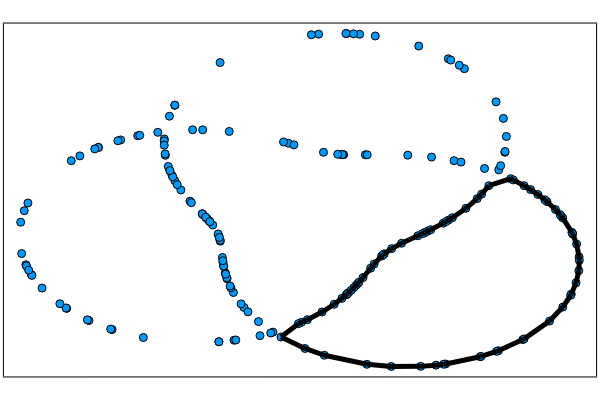

Notebook source saved alongside this figure:
### Code cell
plot_cycle_single(transpose(P_pca), cycle = class2)

### Figure 1 — Plotly figure (JSON) as saved in the notebook; plotly's stock layout.template omitted (floating-point values rounded to 4 significant figures; data arrays with more than 128 entries replaced by an {"elided": "..."} marker saying what was removed)
{"data": [{"colorbar": {"title": ""}, "legendgroup": "", "marker": {"color": "rgba(0, 154, 250, 1.000)", "line": {"color": "rgba(0, 0, 0, 1.000)", "width": 1}, "size": 8, "symbol": "circle"}, "mode": "markers", "name": "", "showlegend": false, "type": "scatter", "x": {"elided": "200 float values"}, "xaxis": "x1", "y": {"elided": "200 float values"}, "yaxis": "y1", "zmax": null, "zmin": null}, {"colorbar": {"title": ""}, "legendgroup": "", "line": {"color": "rgba(0, 0, 0, 1.000)", "dash": "solid", "shape": "linear", "width": 5}, "mode": "lines", "name": "", "showlegend": false, "type": "scatter", "x": [0.6829, 0.6972], "xaxis": "x1", "y": [-0.515, -0.4941], "yaxis": "y1", "zmax": null, "zmin": null}, {"colorbar": {"title": ""}, "legendgroup": "", "line": {"color": "rgba(0, 0, 0, 1.000)", "dash": "solid", "shape": "linear", "width": 5}, "mode": "lines", "name": "", "showlegend": false, "type": "scatter", "x": [0.5724, 0.6075], "xaxis": "x1", "y": [-0.7162, -0.6458], "yaxis": "y1", "zmax": null, "zmin": null}, {"colorbar": {"title": ""}, "legendgroup": "", "line": {"color": "rgba(0, 0, 0, 1.000)", "dash": "solid", "shape": "linear", "width": 5}, "mode": "lines", "name": "", "showlegend": false, "type": "scatter", "x": [0.7088, 0.6972], "xaxis": "x1", "y": [-0.4781, -0.4941], "yaxis": "y1", "zmax": null, "zmin": null}, {"colorbar": {"title": ""}, "legendgroup": "", "line": {"color": "rgba(0, 0, 0, 1.000)", "dash": "solid", "shape": "linear", "width": 5}, "mode": "lines", "name": "", "showlegend": false, "type": "scatter", "x": [0.7832, 0.7088], "xaxis": "x1", "y": [-0.3918, -0.4781], "yaxis": "y1", "zmax": null, "zmin": null}, {"colorbar": {"title": ""}, "legendgroup": "", "line": {"color": "rgba(0, 0, 0, 1.000)", "dash": "solid", "shape": "linear", "width": 5}, "mode": "lines", "name": "", "showlegend": false, "type": "scatter", "x": [0.8834, 0.7832], "xaxis": "x1", "y": [-0.3027, -0.3918], "yaxis": "y1", "zmax": null, "zmin": null}, {"colorbar": {"title": ""}, "legendgroup": "", "line": {"color": "rgba(0, 0, 0, 1.000)", "dash": "solid", "shape": "linear", "width": 5}, "mode": "lines", "name": "", "showlegend": false, "type": "scatter", "x": [1.116, 1.115], "xaxis": "x1", "y": [-0.1257, -0.1264], "yaxis": "y1", "zmax": null, "zmin": null}, {"colorbar": {"title": ""}, "legendgroup": "", "line": {"color": "rgba(0, 0, 0, 1.000)", "dash": "solid", "shape": "linear", "width": 5}, "mode": "lines", "name": "", "showlegend": false, "type": "scatter", "x": [1.115, 1.092], "xaxis": "x1", "y": [-0.1264, -0.1446], "yaxis": "y1", "zmax": null, "zmin": null}, {"colorbar": {"title": ""}, "legendgroup": "", "line": {"color": "rgba(0, 0, 0, 1.000)", "dash": "solid", "shape": "linear", "width": 5}, "mode": "lines", "name": "", "showlegend": false, "type": "scatter", "x": [1.177, 1.148], "xaxis": "x1", "y": [-0.07774, -0.1008], "yaxis": "y1", "zmax": null, "zmin": null}, {"colorbar": {"title": ""}, "legendgroup": "", "line": {"color": "rgba(0, 0, 0, 1.000)", "dash": "solid", "shape": "linear", "width": 5}, "mode": "lines", "name": "", "showlegend": false, "type": "scatter", "x": [0.4428, 0.4541], "xaxis": "x1", "y": [-0.9701, -0.9496], "yaxis": "y1", "zmax": null, "zmin": null}, {"colorbar": {"title": ""}, "legendgroup": "", "line": {"color": "rgba(0, 0, 0, 1.000)", "dash": "solid", "shape": "linear", "width": 5}, "mode": "lines", "name": "", "showlegend": false, "type": "scatter", "x": [0.4541, 0.4959], "xaxis": "x1", "y": [-0.9496, -0.8708], "yaxis": "y1", "zmax": null, "zmin": null}, {"colorbar": {"title": ""}, "legendgroup": "", "line": {"color": "rgba(0, 0, 0, 1.000)", "dash": "solid", "shape": "linear", "width": 5}, "mode": "lines", "name": "", "showlegend": false, "type": "scatter", "x": [0.351, 0.3766], "xaxis": "x1", "y": [-1.121, -1.081], "yaxis": "y1", "zmax": null, "zmin": null}, {"colorbar": {"title": ""}, "legendgroup": "", "line": {"color": "rgba(0, 0, 0, 1.000)", "dash": "solid", "shape": "linear", "width": 5}, "mode": "lines", "name": "", "showlegend": false, "type": "scatter", "x": [0.428, 0.4428], "xaxis": "x1", "y": [-0.9961, -0.9701], "yaxis": "y1", "zmax": null, "zmin": null}, {"colorbar": {"title": ""}, "legendgroup": "", "line": {"color": "rgba(0, 0, 0, 1.000)", "dash": "solid", "shape": "linear", "width": 5}, "mode": "lines", "name": "", "showlegend": false, "type": "scatter", "x": [1.356, 1.331], "xaxis": "x1", "y": [0.08172, 0.05742], "yaxis": "y1", "zmax": null, "zmin": null}, {"colorbar": {"title": ""}, "legendgroup": "", "line": {"color": "rgba(0, 0, 0, 1.000)", "dash": "solid", "shape": "linear", "width": 5}, "mode": "lines", "name": "", "showlegend": false, "type": "scatter", "x": [0.3274, 0.3319], "xaxis": "x1", "y": [-1.155, -1.149], "yaxis": "y1", "zmax": null, "zmin": null}, {"colorbar": {"title": ""}, "legendgroup": "", "line": {"color": "rgba(0, 0, 0, 1.000)", "dash": "solid", "shape": "linear", "width": 5}, "mode": "lines", "name": "", "showlegend": false, "type": "scatter", "x": [0.3319, 0.3397], "xaxis": "x1", "y": [-1.149, -1.137], "yaxis": "y1", "zmax": null, "zmin": null}, {"colorbar": {"title": ""}, "legendgroup": "", "line": {"color": "rgba(0, 0, 0, 1.000)", "dash": "solid", "shape": "linear", "width": 5}, "mode": "lines", "name": "", "showlegend": false, "type": "scatter", "x": [0.2834, 0.3274], "xaxis": "x1", "y": [-1.216, -1.155], "yaxis": "y1", "zmax": null, "zmin": null}, {"colorbar": {"title": ""}, "legendgroup": "", "line": {"color": "rgba(0, 0, 0, 1.000)", "dash": "solid", "shape": "linear", "width": 5}, "mode": "lines", "name": "", "showlegend": false, "type": "scatter", "x": [0.205, 0.2834], "xaxis": "x1", "y": [-1.314, -1.216], "yaxis": "y1", "zmax": null, "zmin": null}, {"colorbar": {"title": ""}, "legendgroup": "", "line": {"color": "rgba(0, 0, 0, 1.000)", "dash": "solid", "shape": "linear", "width": 5}, "mode": "lines", "name": "", "showlegend": false, "type": "scatter", "x": [1.394, 1.356], "xaxis": "x1", "y": [0.1208, 0.08172], "yaxis": "y1", "zmax": null, "zmin": null}, {"colorbar": {"title": ""}, "legendgroup": "", "line": {"color": "rgba(0, 0, 0, 1.000)", "dash": "solid", "shape": "linear", "width": 5}, "mode": "lines", "name": "", "showlegend": false, "type": "scatter", "x": [0.08297, 0.205], "xaxis": "x1", "y": [-1.443, -1.314], "yaxis": "y1", "zmax": null, "zmin": null}, {"colorbar": {"title": ""}, "legendgroup": "", "line": {"color": "rgba(0, 0, 0, 1.000)", "dash": "solid", "shape": "linear", "width": 5}, "mode": "lines", "name": "", "showlegend": false, "type": "scatter", "x": [-0.155, -0.1237], "xaxis": "x1", "y": [-1.636, -1.614], "yaxis": "y1", "zmax": null, "zmin": null}, {"colorbar": {"title": ""}, "legendgroup": "", "line": {"color": "rgba(0, 0, 0, 1.000)", "dash": "solid", "shape": "linear", "width": 5}, "mode": "lines", "name": "", "showlegend": false, "type": "scatter", "x": [2.584, 2.59], "xaxis": "x1", "y": [-1.165, -1.146], "yaxis": "y1", "zmax": null, "zmin": null}, {"colorbar": {"title": ""}, "legendgroup": "", "line": {"color": "rgba(0, 0, 0, 1.000)", "dash": "solid", "shape": "linear", "width": 5}, "mode": "lines", "name": "", "showlegend": false, "type": "scatter", "x": [2.671, 2.669], "xaxis": "x1", "y": [-0.5852, -0.5314], "yaxis": "y1", "zmax": null, "zmin": null}, {"colorbar": {"title": ""}, "legendgroup": "", "line": {"color": "rgba(0, 0, 0, 1.000)", "dash": "solid", "shape": "linear", "width": 5}, "mode": "lines", "name": "", "showlegend": false, "type": "scatter", "x": [2.605, 2.602], "xaxis": "x1", "y": [-0.1487, -0.1398], "yaxis": "y1", "zmax": null, "zmin": null}, {"colorbar": {"title": ""}, "legendgroup": "", "line": {"color": "rgba(0, 0, 0, 1.000)", "dash": "solid", "shape": "linear", "width": 5}, "mode": "lines", "name": "", "showlegend": false, "type": "scatter", "x": [2.602, 2.597], "xaxis": "x1", "y": [-0.1398, -0.1215], "yaxis": "y1", "zmax": null, "zmin": null}, {"colorbar": {"title": ""}, "legendgroup": "", "line": {"color": "rgba(0, 0, 0, 1.000)", "dash": "solid", "shape": "linear", "width": 5}, "mode": "lines", "name": "", "showlegend": false, "type": "scatter", "x": [2.487, 2.478], "xaxis": "x1", "y": [0.1534, 0.1728], "yaxis": "y1", "zmax": null, "zmin": null}, {"colorbar": {"title": ""}, "legendgroup": "", "line": {"color": "rgba(0, 0, 0, 1.000)", "dash": "solid", "shape": "linear", "width": 5}, "mode": "lines", "name": "", "showlegend": false, "type": "scatter", "x": [2.346, 2.325], "xaxis": "x1", "y": [0.3884, 0.418], "yaxis": "y1", "zmax": null, "zmin": null}, {"colorbar": {"title": ""}, "legendgroup": "", "line": {"color": "rgba(0, 0, 0, 1.000)", "dash": "solid", "shape": "linear", "width": 5}, "mode": "lines", "name": "", "showlegend": false, "type": "scatter", "x": [1.688, 1.645], "xaxis": "x1", "y": [0.5111, 0.4387], "yaxis": "y1", "zmax": null, "zmin": null}, {"colorbar": {"title": ""}, "legendgroup": "", "line": {"color": "rgba(0, 0, 0, 1.000)", "dash": "solid", "shape": "linear", "width": 5}, "mode": "lines", "name": "", "showlegend": false, "type": "scatter", "x": [2.505, 2.584], "xaxis": "x1", "y": [-1.361, -1.165], "yaxis": "y1", "zmax": null, "zmin": null}, {"colorbar": {"title": ""}, "legendgroup": "", "line": {"color": "rgba(0, 0, 0, 1.000)", "dash": "solid", "shape": "linear", "width": 5}, "mode": "lines", "name": "", "showlegend": false, "type": "scatter", "x": [2.372, 2.505], "xaxis": "x1", "y": [-1.593, -1.361], "yaxis": "y1", "zmax": null, "zmin": null}, {"colorbar": {"title": ""}, "legendgroup": "", "line": {"color": "rgba(0, 0, 0, 1.000)", "dash": "solid", "shape": "linear", "width": 5}, "mode": "lines", "name": "", "showlegend": false, "type": "scatter", "x": [2.181, 2.116], "xaxis": "x1", "y": [0.5881, 0.6531], "yaxis": "y1", "zmax": null, "zmin": null}, {"colorbar": {"title": ""}, "legendgroup": "", "line": {"color": "rgba(0, 0, 0, 1.000)", "dash": "solid", "shape": "linear", "width": 5}, "mode": "lines", "name": "", "showlegend": false, "type": "scatter", "x": [1.683, 1.675], "xaxis": "x1", "y": [-2.18, -2.183], "yaxis": "y1", "zmax": null, "zmin": null}, {"colorbar": {"title": ""}, "legendgroup": "", "line": {"color": "rgba(0, 0, 0, 1.000)", "dash": "solid", "shape": "linear", "width": 5}, "mode": "lines", "name": "", "showlegend": false, "type": "scatter", "x": [1.327, 1.306], "xaxis": "x1", "y": [-2.304, -2.309], "yaxis": "y1", "zmax": null, "zmin": null}, {"colorbar": {"title": ""}, "legendgroup": "", "line": {"color": "rgba(0, 0, 0, 1.000)", "dash": "solid", "shape": "linear", "width": 5}, "mode": "lines", "name": "", "showlegend": false, "type": "scatter", "x": [1.306, 1.229], "xaxis": "x1", "y": [-2.309, -2.324], "yaxis": "y1", "zmax": null, "zmin": null}, {"colorbar": {"title": ""}, "legendgroup": "", "line": {"color": "rgba(0, 0, 0, 1.000)", "dash": "solid", "shape": "linear", "width": 5}, "mode": "lines", "name": "", "showlegend": false, "type": "scatter", "x": [1.229, 1.076], "xaxis": "x1", "y": [-2.324, -2.344], "yaxis": "y1", "zmax": null, "zmin": null}, {"colorbar": {"title": ""}, "legendgroup": "", "line": {"color": "rgba(0, 0, 0, 1.000)", "dash": "solid", "shape": "linear", "width": 5}, "mode": "lines", "name": "", "showlegend": false, "type": "scatter", "x": [1.762, 1.688], "xaxis": "x1", "y": [0.6523, 0.5111], "yaxis": "y1", "zmax": null, "zmin": null}, {"colorbar": {"title": ""}, "legendgroup": "", "line": {"color": "rgba(0, 0, 0, 1.000)", "dash": "solid", "shape": "linear", "width": 5}, "mode": "lines", "name": "", "showlegend": false, "type": "scatter", "x": [2.008, 1.981], "xaxis": "x1", "y": [0.7472, 0.7679], "yaxis": "y1", "zmax": null, "zmin": null}, {"colorbar": {"title": ""}, "legendgroup": "", "line": {"color": "rgba(0, 0, 0, 1.000)", "dash": "solid", "shape": "linear", "width": 5}, "mode": "lines", "name": "", "showlegend": false, "type": "scatter", "x": [1.857, 1.84], "xaxis": "x1", "y": [-2.085, -2.095], "yaxis": "y1", "zmax": null, "zmin": null}, {"colorbar": {"title": ""}, "legendgroup": "", "line": {"color": "rgba(0, 0, 0, 1.000)", "dash": "solid", "shape": "linear", "width": 5}, "mode": "lines", "name": "", "showlegend": false, "type": "scatter", "x": [2.116, 2.103], "xaxis": "x1", "y": [-1.888, -1.9], "yaxis": "y1", "zmax": null, "zmin": null}, {"colorbar": {"title": ""}, "legendgroup": "", "line": {"color": "rgba(0, 0, 0, 1.000)", "dash": "solid", "shape": "linear", "width": 5}, "mode": "lines", "name": "", "showlegend": false, "type": "scatter", "x": [-0.1237, -0.06456], "xaxis": "x1", "y": [-1.614, -1.57], "yaxis": "y1", "zmax": null, "zmin": null}, {"colorbar": {"title": ""}, "legendgroup": "", "line": {"color": "rgba(0, 0, 0, 1.000)", "dash": "solid", "shape": "linear", "width": 5}, "mode": "lines", "name": "", "showlegend": false, "type": "scatter", "x": [2.59, 2.639], "xaxis": "x1", "y": [-1.146, -0.9578], "yaxis": "y1", "zmax": null, "zmin": null}, {"colorbar": {"title": ""}, "legendgroup": "", "line": {"color": "rgba(0, 0, 0, 1.000)", "dash": "solid", "shape": "linear", "width": 5}, "mode": "lines", "name": "", "showlegend": false, "type": "scatter", "x": [0.779, 0.5347], "xaxis": "x1", "y": [-2.345, -2.31], "yaxis": "y1", "zmax": null, "zmin": null}, {"colorbar": {"title": ""}, "legendgroup": "", "line": {"color": "rgba(0, 0, 0, 1.000)", "dash": "solid", "shape": "linear", "width": 5}, "mode": "lines", "name": "", "showlegend": false, "type": "scatter", "x": [0.1064, -0.08853], "xaxis": "x1", "y": [-2.16, -2.047], "yaxis": "y1", "zmax": null, "zmin": null}, {"colorbar": {"title": ""}, "legendgroup": "", "line": {"color": "rgba(0, 0, 0, 1.000)", "dash": "solid", "shape": "linear", "width": 5}, "mode": "lines", "name": "", "showlegend": false, "type": "scatter", "x": [0.6075, 0.6829], "xaxis": "x1", "y": [-0.6458, -0.515], "yaxis": "y1", "zmax": null, "zmin": null}, {"colorbar": {"title": ""}, "legendgroup": "", "line": {"color": "rgba(0, 0, 0, 1.000)", "dash": "solid", "shape": "linear", "width": 5}, "mode": "lines", "name": "", "showlegend": false, "type": "scatter", "x": [1.148, 1.116], "xaxis": "x1", "y": [-0.1008, -0.1257], "yaxis": "y1", "zmax": null, "zmin": null}, {"colorbar": {"title": ""}, "legendgroup": "", "line": {"color": "rgba(0, 0, 0, 1.000)", "dash": "solid", "shape": "linear", "width": 5}, "mode": "lines", "name": "", "showlegend": false, "type": "scatter", "x": [-0.06456, 0.08297], "xaxis": "x1", "y": [-1.57, -1.443], "yaxis": "y1", "zmax": null, "zmin": null}, {"colorbar": {"title": ""}, "legendgroup": "", "line": {"color": "rgba(0, 0, 0, 1.000)", "dash": "solid", "shape": "linear", "width": 5}, "mode": "lines", "name": "", "showlegend": false, "type": "scatter", "x": [0.3397, 0.351], "xaxis": "x1", "y": [-1.137, -1.121], "yaxis": "y1", "zmax": null, "zmin": null}, {"colorbar": {"title": ""}, "legendgroup": "", "line": {"color": "rgba(0, 0, 0, 1.000)", "dash": "solid", "shape": "linear", "width": 5}, "mode": "lines", "name": "", "showlegend": false, "type": "scatter", "x": [1.092, 1.048], "xaxis": "x1", "y": [-0.1446, -0.1781], "yaxis": "y1", "zmax": null, "zmin": null}, {"colorbar": {"title": ""}, "legendgroup": "", "line": {"color": "rgba(0, 0, 0, 1.000)", "dash": "solid", "shape": "linear", "width": 5}, "mode": "lines", "name": "", "showlegend": false, "type": "scatter", "x": [1.331, 1.303], "xaxis": "x1", "y": [0.05742, 0.03136], "yaxis": "y1", "zmax": null, "zmin": null}, {"colorbar": {"title": ""}, "legendgroup": "", "line": {"color": "rgba(0, 0, 0, 1.000)", "dash": "solid", "shape": "linear", "width": 5}, "mode": "lines", "name": "", "showlegend": false, "type": "scatter", "x": [2.116, 2.008], "xaxis": "x1", "y": [0.6531, 0.7472], "yaxis": "y1", "zmax": null, "zmin": null}, {"colorbar": {"title": ""}, "legendgroup": "", "line": {"color": "rgba(0, 0, 0, 1.000)", "dash": "solid", "shape": "linear", "width": 5}, "mode": "lines", "name": "", "showlegend": false, "type": "scatter", "x": [1.84, 1.683], "xaxis": "x1", "y": [-2.095, -2.18], "yaxis": "y1", "zmax": null, "zmin": null}, {"colorbar": {"title": ""}, "legendgroup": "", "line": {"color": "rgba(0, 0, 0, 1.000)", "dash": "solid", "shape": "linear", "width": 5}, "mode": "lines", "name": "", "showlegend": false, "type": "scatter", "x": [1.076, 0.779], "xaxis": "x1", "y": [-2.344, -2.345], "yaxis": "y1", "zmax": null, "zmin": null}, {"colorbar": {"title": ""}, "legendgroup": "", "line": {"color": "rgba(0, 0, 0, 1.000)", "dash": "solid", "shape": "linear", "width": 5}, "mode": "lines", "name": "", "showlegend": false, "type": "scatter", "x": [2.103, 1.857], "xaxis": "x1", "y": [-1.9, -2.085], "yaxis": "y1", "zmax": null, "zmin": null}, {"colorbar": {"title": ""}, "legendgroup": "", "line": {"color": "rgba(0, 0, 0, 1.000)", "dash": "solid", "shape": "linear", "width": 5}, "mode": "lines", "name": "", "showlegend": false, "type": "scatter", "x": [0.4034, 0.428], "xaxis": "x1", "y": [-1.038, -0.9961], "yaxis": "y1", "zmax": null, "zmin": null}, {"colorbar": {"title": ""}, "legendgroup": "", "line": {"color": "rgba(0, 0, 0, 1.000)", "dash": "solid", "shape": "linear", "width": 5}, "mode": "lines", "name": "", "showlegend": false, "type": "scatter", "x": [1.645, 1.53], "xaxis": "x1", "y": [0.4387, 0.2767], "yaxis": "y1", "zmax": null, "zmin": null}, {"colorbar": {"title": ""}, "legendgroup": "", "line": {"color": "rgba(0, 0, 0, 1.000)", "dash": "solid", "shape": "linear", "width": 5}, "mode": "lines", "name": "", "showlegend": false, "type": "scatter", "x": [2.667, 2.671], "xaxis": "x1", "y": [-0.7573, -0.5852], "yaxis": "y1", "zmax": null, "zmin": null}, {"colorbar": {"title": ""}, "legendgroup": "", "line": {"color": "rgba(0, 0, 0, 1.000)", "dash": "solid", "shape": "linear", "width": 5}, "mode": "lines", "name": "", "showlegend": false, "type": "scatter", "x": [2.644, 2.605], "xaxis": "x1", "y": [-0.3154, -0.1487], "yaxis": "y1", "zmax": null, "zmin": null}, {"colorbar": {"title": ""}, "legendgroup": "", "line": {"color": "rgba(0, 0, 0, 1.000)", "dash": "solid", "shape": "linear", "width": 5}, "mode": "lines", "name": "", "showlegend": false, "type": "scatter", "x": [2.478, 2.431], "xaxis": "x1", "y": [0.1728, 0.2567], "yaxis": "y1", "zmax": null, "zmin": null}, {"colorbar": {"title": ""}, "legendgroup": "", "line": {"color": "rgba(0, 0, 0, 1.000)", "dash": "solid", "shape": "linear", "width": 5}, "mode": "lines", "name": "", "showlegend": false, "type": "scatter", "x": [2.504, 2.487], "xaxis": "x1", "y": [0.1194, 0.1534], "yaxis": "y1", "zmax": null, "zmin": null}, {"colorbar": {"title": ""}, "legendgroup": "", "line": {"color": "rgba(0, 0, 0, 1.000)", "dash": "solid", "shape": "linear", "width": 5}, "mode": "lines", "name": "", "showlegend": false, "type": "scatter", "x": [2.254, 2.181], "xaxis": "x1", "y": [0.507, 0.5881], "yaxis": "y1", "zmax": null, "zmin": null}, {"colorbar": {"title": ""}, "legendgroup": "", "line": {"color": "rgba(0, 0, 0, 1.000)", "dash": "solid", "shape": "linear", "width": 5}, "mode": "lines", "name": "", "showlegend": false, "type": "scatter", "x": [0.3766, 0.4034], "xaxis": "x1", "y": [-1.081, -1.038], "yaxis": "y1", "zmax": null, "zmin": null}, {"colorbar": {"title": ""}, "legendgroup": "", "line": {"color": "rgba(0, 0, 0, 1.000)", "dash": "solid", "shape": "linear", "width": 5}, "mode": "lines", "name": "", "showlegend": false, "type": "scatter", "x": [1.303, 1.177], "xaxis": "x1", "y": [0.03136, -0.07774], "yaxis": "y1", "zmax": null, "zmin": null}, {"colorbar": {"title": ""}, "legendgroup": "", "line": {"color": "rgba(0, 0, 0, 1.000)", "dash": "solid", "shape": "linear", "width": 5}, "mode": "lines", "name": "", "showlegend": false, "type": "scatter", "x": [1.675, 1.327], "xaxis": "x1", "y": [-2.183, -2.304], "yaxis": "y1", "zmax": null, "zmin": null}, {"colorbar": {"title": ""}, "legendgroup": "", "line": {"color": "rgba(0, 0, 0, 1.000)", "dash": "solid", "shape": "linear", "width": 5}, "mode": "lines", "name": "", "showlegend": false, "type": "scatter", "x": [1.53, 1.394], "xaxis": "x1", "y": [0.2767, 0.1208], "yaxis": "y1", "zmax": null, "zmin": null}, {"colorbar": {"title": ""}, "legendgroup": "", "line": {"color": "rgba(0, 0, 0, 1.000)", "dash": "solid", "shape": "linear", "width": 5}, "mode": "lines", "name": "", "showlegend": false, "type": "scatter", "x": [2.639, 2.667], "xaxis": "x1", "y": [-0.9578, -0.7573], "yaxis": "y1", "zmax": null, "zmin": null}, {"colorbar": {"title": ""}, "legendgroup": "", "line": {"color": "rgba(0, 0, 0, 1.000)", "dash": "solid", "shape": "linear", "width": 5}, "mode": "lines", "name": "", "showlegend": false, "type": "scatter", "x": [2.325, 2.254], "xaxis": "x1", "y": [0.418, 0.507], "yaxis": "y1", "zmax": null, "zmin": null}, {"colorbar": {"title": ""}, "legendgroup": "", "line": {"color": "rgba(0, 0, 0, 1.000)", "dash": "solid", "shape": "linear", "width": 5}, "mode": "lines", "name": "", "showlegend": false, "type": "scatter", "x": [-0.08853, -0.3293], "xaxis": "x1", "y": [-2.047, -1.857], "yaxis": "y1", "zmax": null, "zmin": null}, {"colorbar": {"title": ""}, "legendgroup": "", "line": {"color": "rgba(0, 0, 0, 1.000)", "dash": "solid", "shape": "linear", "width": 5}, "mode": "lines", "name": "", "showlegend": false, "type": "scatter", "x": [1.048, 0.8834], "xaxis": "x1", "y": [-0.1781, -0.3027], "yaxis": "y1", "zmax": null, "zmin": null}, {"colorbar": {"title": ""}, "legendgroup": "", "line": {"color": "rgba(0, 0, 0, 1.000)", "dash": "solid", "shape": "linear", "width": 5}, "mode": "lines", "name": "", "showlegend": false, "type": "scatter", "x": [0.4959, 0.5724], "xaxis": "x1", "y": [-0.8708, -0.7162], "yaxis": "y1", "zmax": null, "zmin": null}, {"colorbar": {"title": ""}, "legendgroup": "", "line": {"color": "rgba(0, 0, 0, 1.000)", "dash": "solid", "shape": "linear", "width": 5}, "mode": "lines", "name": "", "showlegend": false, "type": "scatter", "x": [2.116, 2.372], "xaxis": "x1", "y": [-1.888, -1.593], "yaxis": "y1", "zmax": null, "zmin": null}, {"colorbar": {"title": ""}, "legendgroup": "", "line": {"color": "rgba(0, 0, 0, 1.000)", "dash": "solid", "shape": "linear", "width": 5}, "mode": "lines", "name": "", "showlegend": false, "type": "scatter", "x": [2.669, 2.644], "xaxis": "x1", "y": [-0.5314, -0.3154], "yaxis": "y1", "zmax": null, "zmin": null}, {"colorbar": {"title": ""}, "legendgroup": "", "line": {"color": "rgba(0, 0, 0, 1.000)", "dash": "solid", "shape": "linear", "width": 5}, "mode": "lines", "name": "", "showlegend": false, "type": "scatter", "x": [2.431, 2.346], "xaxis": "x1", "y": [0.2567, 0.3884], "yaxis": "y1", "zmax": null, "zmin": null}, {"colorbar": {"title": ""}, "legendgroup": "", "line": {"color": "rgba(0, 0, 0, 1.000)", "dash": "solid", "shape": "linear", "width": 5}, "mode": "lines", "name": "", "showlegend": false, "type": "scatter", "x": [1.981, 1.762], "xaxis": "x1", "y": [0.7679, 0.6523], "yaxis": "y1", "zmax": null, "zmin": null}, {"colorbar": {"title": ""}, "legendgroup": "", "line": {"color": "rgba(0, 0, 0, 1.000)", "dash": "solid", "shape": "linear", "width": 5}, "mode": "lines", "name": "", "showlegend": false, "type": "scatter", "x": [2.597, 2.504], "xaxis": "x1", "y": [-0.1215, 0.1194], "yaxis": "y1", "zmax": null, "zmin": null}, {"colorbar": {"title": ""}, "legendgroup": "", "line": {"color": "rgba(0, 0, 0, 1.000)", "dash": "solid", "shape": "linear", "width": 5}, "mode": "lines", "name": "", "showlegend": false, "type": "scatter", "x": [-0.3293, -0.155], "xaxis": "x1", "y": [-1.857, -1.636], "yaxis": "y1", "zmax": null, "zmin": null}, {"colorbar": {"title": ""}, "legendgroup": "", "line": {"color": "rgba(0, 0, 0, 1.000)", "dash": "solid", "shape": "linear", "width": 5}, "mode": "lines", "name": "", "showlegend": false, "type": "scatter", "x": [0.5347, 0.1064], "xaxis": "x1", "y": [-2.31, -2.16], "yaxis": "y1", "zmax": null, "zmin": null}], "layout": {"annotations": [], "height": 400, "legend": {"bgcolor": "rgba(255, 255, 255, 1.000)", "bordercolor": "rgba(0, 0, 0, 1.000)", "font": {"color": "rgba(0, 0, 0, 1.000)", "family": "sans-serif", "size": 11}, "tracegroupgap": 0, "x": 1, "y": 1}, "margin": {"b": 20, "l": 0, "r": 0, "t": 20}, "paper_bgcolor": "rgba(255, 255, 255, 1.000)", "plot_bgcolor": "rgba(255, 255, 255, 1.000)", "showlegend": true, "width": 600, "xaxis": {"anchor": "y1", "domain": [0.006562, 0.9934], "gridcolor": "rgba(0, 0, 0, 0.100)", "gridwidth": 0.5, "linecolor": "rgba(0, 0, 0, 1.000)", "mirror": true, "range": [-3.117, 2.84], "showgrid": true, "showline": true, "showticklabels": true, "tickangle": 0, "tickcolor": "rgb(0, 0, 0)", "tickfont": {"color": "rgba(0, 0, 0, 1.000)", "family": "sans-serif", "size": 11}, "tickmode": "array", "ticks": "inside", "ticktext": [], "tickvals": [], "title": "", "titlefont": {"color": "rgba(0, 0, 0, 1.000)", "family": "sans-serif", "size": 15}, "type": "-", "visible": true, "zeroline": false, "zerolinecolor": "rgba(0, 0, 0, 1.000)"}, "yaxis": {"anchor": "x1", "domain": [0.009843, 0.9902], "gridcolor": "rgba(0, 0, 0, 0.100)", "gridwidth": 0.5, "linecolor": "rgba(0, 0, 0, 1.000)", "mirror": true, "range": [-2.511, 3.341], "showgrid": true, "showline": true, "showticklabels": true, "tickangle": 0, "tickcolor": "rgb(0, 0, 0)", "tickfont": {"color": "rgba(0, 0, 0, 1.000)", "family": "sans-serif", "size": 11}, "tickmode": "array", "ticks": "inside", "ticktext": [], "tickvals": [], "title": "", "titlefont": {"color": "rgba(0, 0, 0, 1.000)", "family": "sans-serif", "size": 15}, "type": "-", "visible": true, "zeroline": false, "zerolinecolor": "rgba(0, 0, 0, 1.000)"}}}
